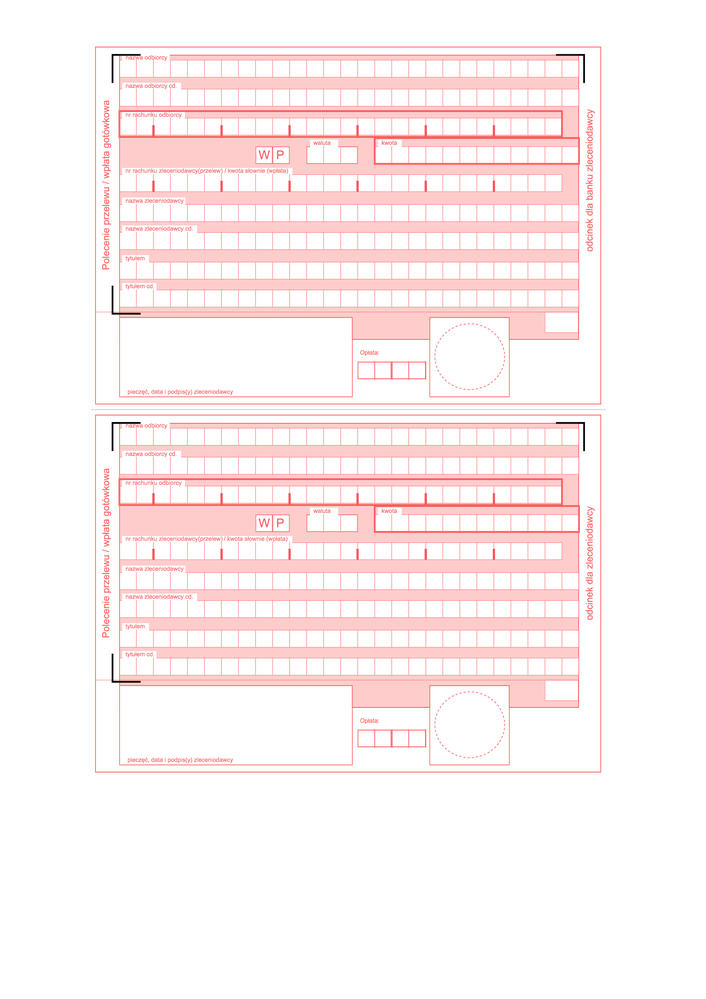
#> input picture assets/images/blankiet.png, 706 x 999 px, shrunk from 2480 x 3508 before the run, found by its file name
$ python map_cells.py
#> lines starting #> are read from the running program, lines starting #| are printed output that depends on the picture; after the words box and inside, x2 and y2 are one past the last pixel; in counts of white or black regions, pixels touching at a corner belong together
# -*- coding: utf-8 -*-
"""
PRECYZYJNE mapowanie szablonu blankietu - piksel po pikselu.

Wykrywa:
- Ramki poszczegolnych pol (prostokaty otaczajace)
- Kratki wewnatrz pol (male kwadraciki)
- Grubosc linii (ramki vs kratki)
- Pozycje (x, y, w, h) kazdej kratki w mm

Wynik: tools/cells_map.json z pelna mapa
       tools/cells_overlay.png z naniesionymi kratkami
"""
import json
import sys
import codecs
import cv2
import numpy as np
from PIL import Image

sys.stdout = codecs.getwriter('utf-8')(sys.stdout.buffer)

IMG_PATH = r'C:\Users\mzdrowy\Desktop\Projekty Opencode\Aplikacje\XX Polecenie przelewuPDF XX\assets\images\blankiet.png'

img_pil = Image.open(IMG_PATH).convert('RGB')
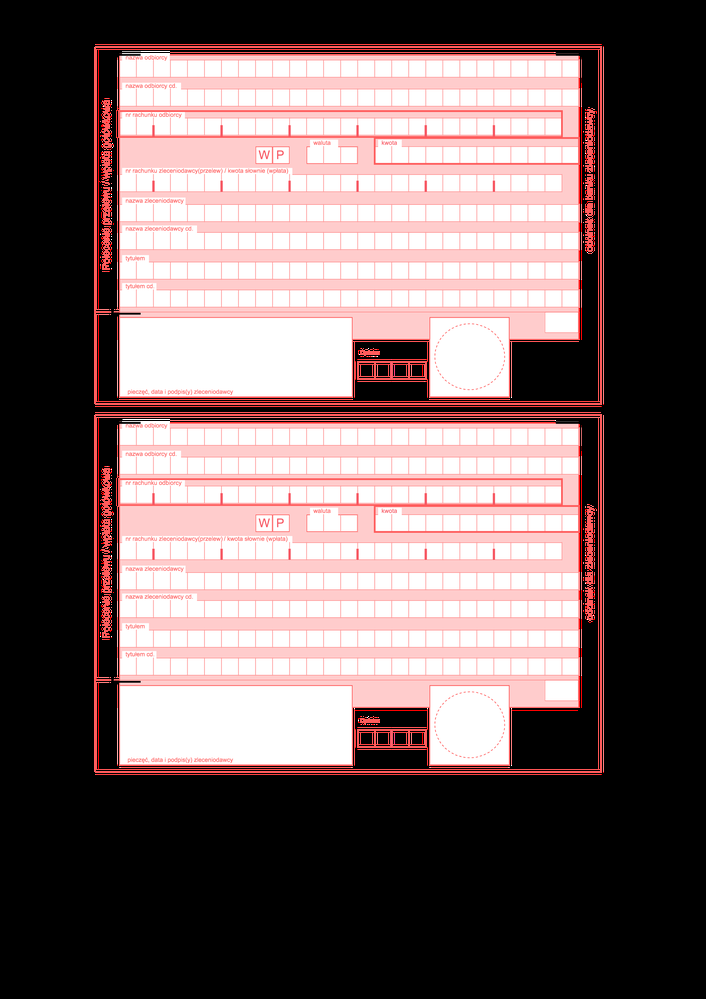
#> img_pil: PIL image 706x999 RGB; mean R, G, B 117, 99.3, 99.3
W, H = img_pil.size
#> W = 706; H = 999
PX_PER_MM = W / 210.0
#> PX_PER_MM = 3.36
print(f'Obraz: {W}x{H} px, {PX_PER_MM:.4f} px/mm, A4 = 210x297 mm')
print(f'1 mm = {PX_PER_MM:.2f} px')
print(f'1 px = {1/PX_PER_MM:.4f} mm')

# Konwersja do numpy (BGR dla OpenCV)
arr_rgb = np.array(img_pil)
arr_bgr = cv2.cvtColor(arr_rgb, cv2.COLOR_RGB2BGR)

# Maska czerwieni - bardziej liberalna
r, g, b = arr_rgb[:,:,0], arr_rgb[:,:,1], arr_rgb[:,:,2]
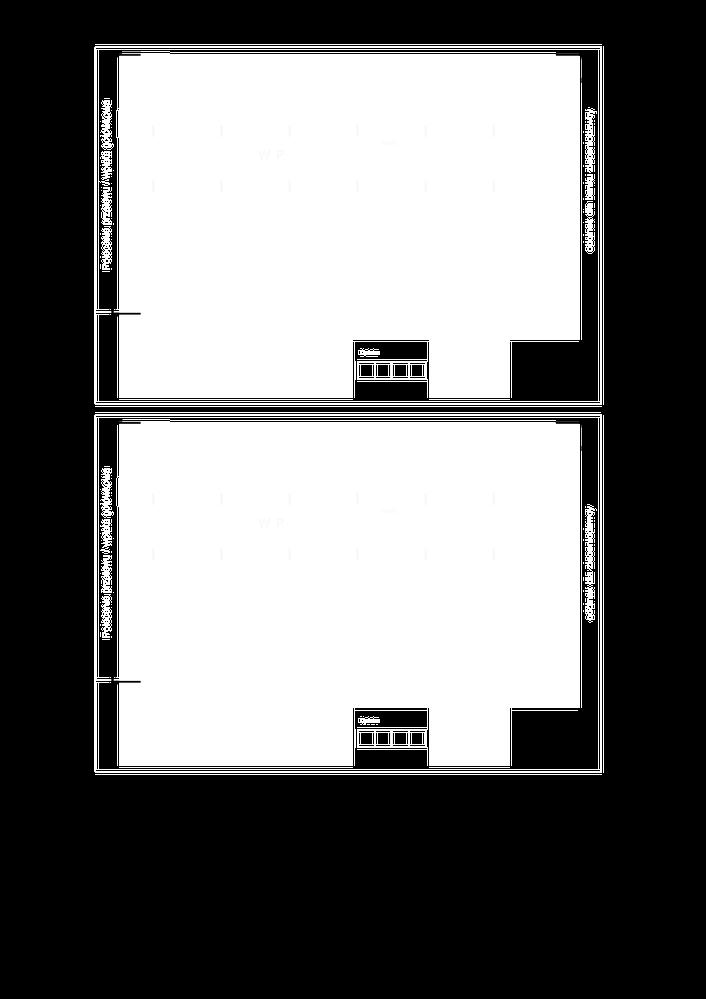
#> r: shape (999, 706); min 0, max 255, mean 117
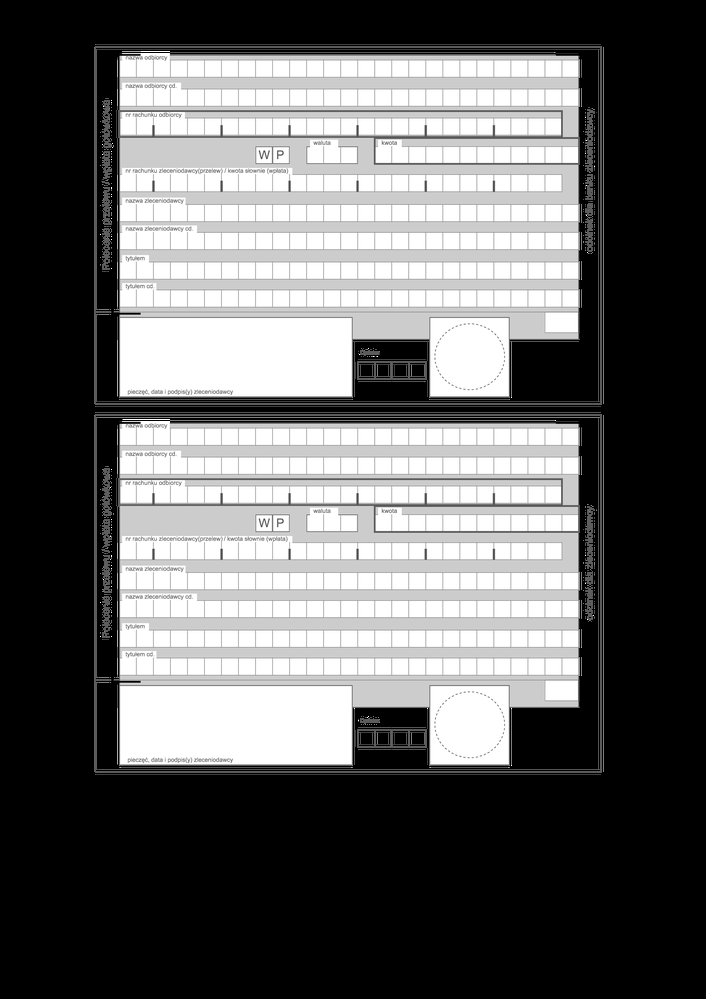
#> g: shape (999, 706); min 0, max 255, mean 99.3
red_mask = ((r > 170) & (g < 150) & (b < 150) & (r.astype(int) - g.astype(int) > 25)).astype(np.uint8) * 255
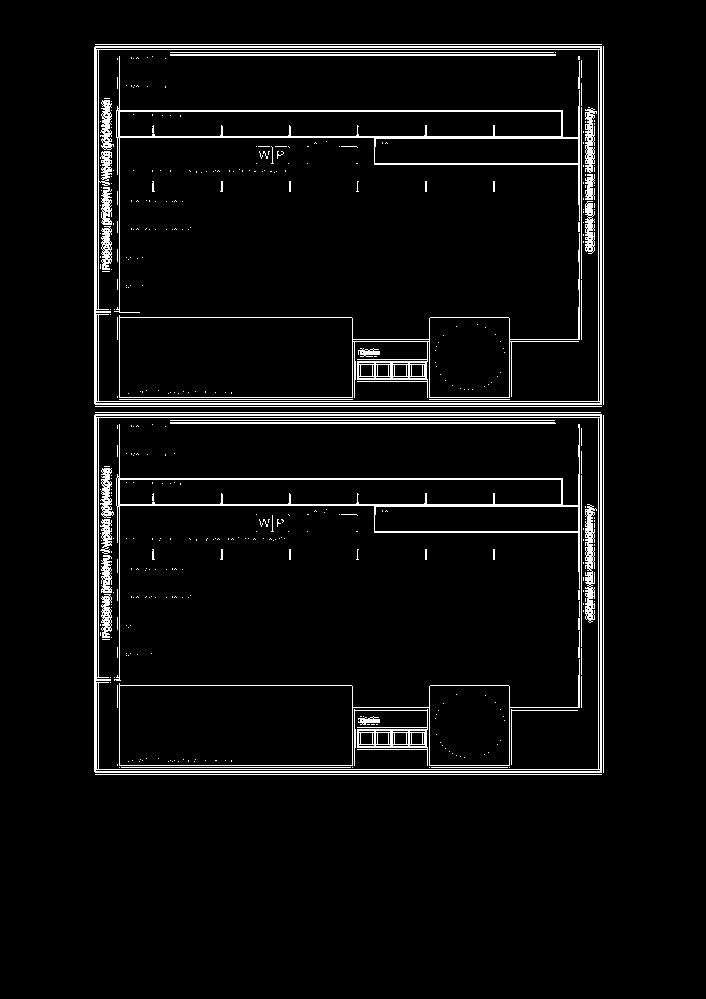
#> red_mask: shape (999, 706); 4.9% white in thin lines or dots, all inside (x1, y1, x2, y2) = (94, 44, 604, 775)

# Maska rozowego (kratki w polach) - mniej nasycone
pink_mask = ((r > 240) & (g < 240) & (b < 240) & (r.astype(int) - b.astype(int) > 10) & (r > 200)).astype(np.uint8) * 255
#> pink_mask: shape (999, 706); 22.7% white; 244 white regions (193 under 20 px), largest, box (x1, y1, x2, y2) and area: (114, 54, 580, 398) 69429, (114, 422, 580, 766) 67105, (94, 46, 602, 405) 5805

# Polaczona maska wszystkich linii
lines_mask = cv2.bitwise_or(red_mask, pink_mask)
#> lines_mask: shape (999, 706); 22.7% white; 244 white regions (193 under 20 px), largest, box (x1, y1, x2, y2) and area: (114, 54, 580, 398) 69452, (114, 422, 580, 766) 67112, (94, 46, 602, 405) 5809

print(f'Czerwone piksele: {(red_mask > 0).sum()}')
print(f'Rozowe piksele: {(pink_mask > 0).sum()}')
print(f'Lacznie linie: {(lines_mask > 0).sum()}')

# Zapisz maske do wizualizacji
cv2.imwrite(r'C:\Users\mzdrowy\Desktop\Projekty Opencode\Aplikacje\XX Polecenie przelewuPDF XX\tools\mask_lines.png', lines_mask)
print('Zapisano: tools/mask_lines.png')

# Wykryj linie poziome i pionowe za pomoca Hough transform
# HoughLinesP wymaga obrazu binarnego z liniami
edges = lines_mask

# Wykryj linie poziome - dlugie
# W tym celu zrob morphological z elementem poziomym
horizontal_kernel = cv2.getStructuringElement(cv2.MORPH_RECT, (40, 1))
horizontal_lines = cv2.morphologyEx(edges, cv2.MORPH_OPEN, horizontal_kernel)
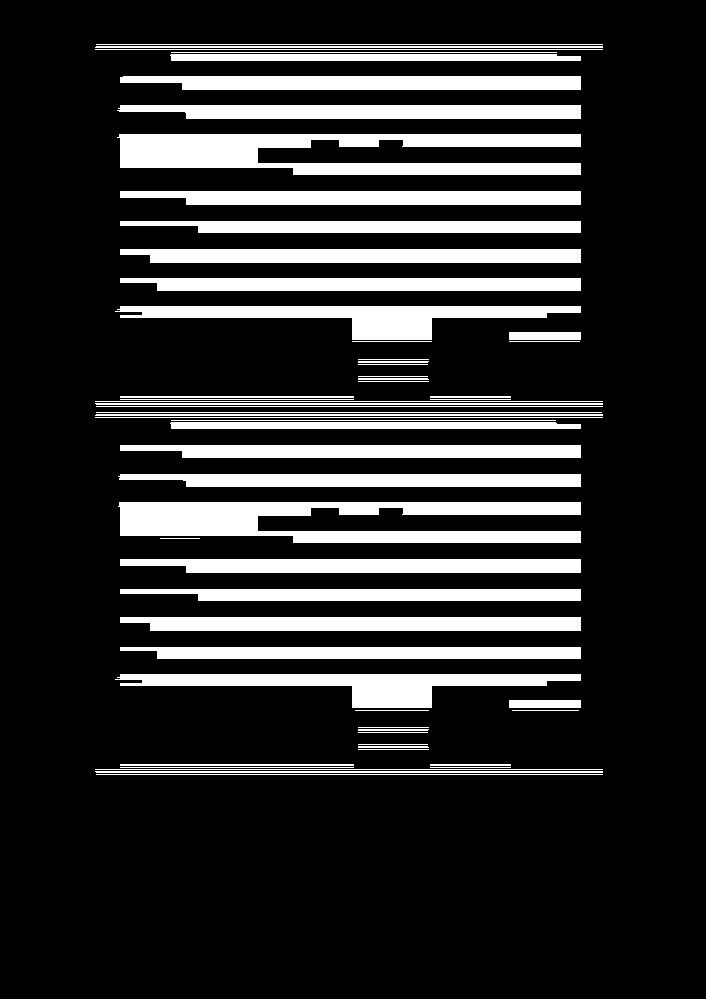
#> horizontal_lines: shape (999, 706); 17.9% white; 59 white regions
# Znajdz kontury linii poziomych
contours_h, _ = cv2.findContours(horizontal_lines, cv2.RETR_EXTERNAL, cv2.CHAIN_APPROX_SIMPLE)
#> contours_h = 59 contours, 27 with area under 20; largest, box (x1, y1, x2, y2) and area: (118, 502, 581, 543) 11382, (117, 134, 581, 175) 11381, (115, 674, 581, 708) 6544, (115, 306, 581, 340) 6544, (120, 617, 581, 631) 5740
print(f'Linie poziome: {len(contours_h)}')

horizontal_segments = []
for cnt in contours_h:
    x, y, w, h = cv2.boundingRect(cnt)
    if w > 30:  # Ignoruj krotkie linie
        horizontal_segments.append({
            'x_px': int(x), 'y_px': int(y),
            'x_mm': round(x / PX_PER_MM, 3),
            'y_mm': round(y / PX_PER_MM, 3),
            'w_px': int(w), 'w_mm': round(w / PX_PER_MM, 3)
        })
#> this loop made 59 passes
#> (cnt, x, y, w, h) on passes 1 to 10: ([[96, 774], [602, 774]], 96, 774, 507, 1), ([[95, 771], [96, 772], [602, 772], [602, 771]], 95, 771, 508, 2), ([[95, 769], [602, 769]], 95, 769, 508, 1), ([[430, 767], [510, 767]], 430, 767, 81, 1), ([[120, 767], [353, 767]], 120, 767, 234, 1), ([[430, 764], [430, 765], [510, 765], [510, 764]], 430, 764, 81, 2), ([[120, 764], [120, 765], [353, 765], [353, 764]], 120, 764, 234, 2), ([[358, 749], [428, 749]], 358, 749, 71, 1), ([[358, 746], [358, 747], [428, 747], [427, 746]], 358, 746, 71, 2), ([[358, 744], [427, 744]], 358, 744, 70, 1)
#> (x, y, w, h) on passes 17, 18, 19, 20, 21, 23: (115, 674, 466, 34), (120, 647, 461, 12), (120, 617, 461, 14), (120, 589, 461, 12), (120, 559, 461, 14), (118, 502, 463, 41)
#> after the loop, horizontal_segments = 59 items

horizontal_segments.sort(key=lambda s: s['y_px'])
print(f'Znalezione {len(horizontal_segments)} linii poziomych (>30px):')
for seg in horizontal_segments[:30]:
    print(f"  y_px={seg['y_px']}, y_mm={seg['y_mm']}, x={seg['x_px']}-{seg['x_px']+seg['w_px']}px ({seg['x_mm']}-{seg['x_mm']+seg['w_mm']}mm)")
#> this loop made 30 passes

# Wykryj linie pionowe
vertical_kernel = cv2.getStructuringElement(cv2.MORPH_RECT, (1, 40))
vertical_lines = cv2.morphologyEx(edges, cv2.MORPH_OPEN, vertical_kernel)
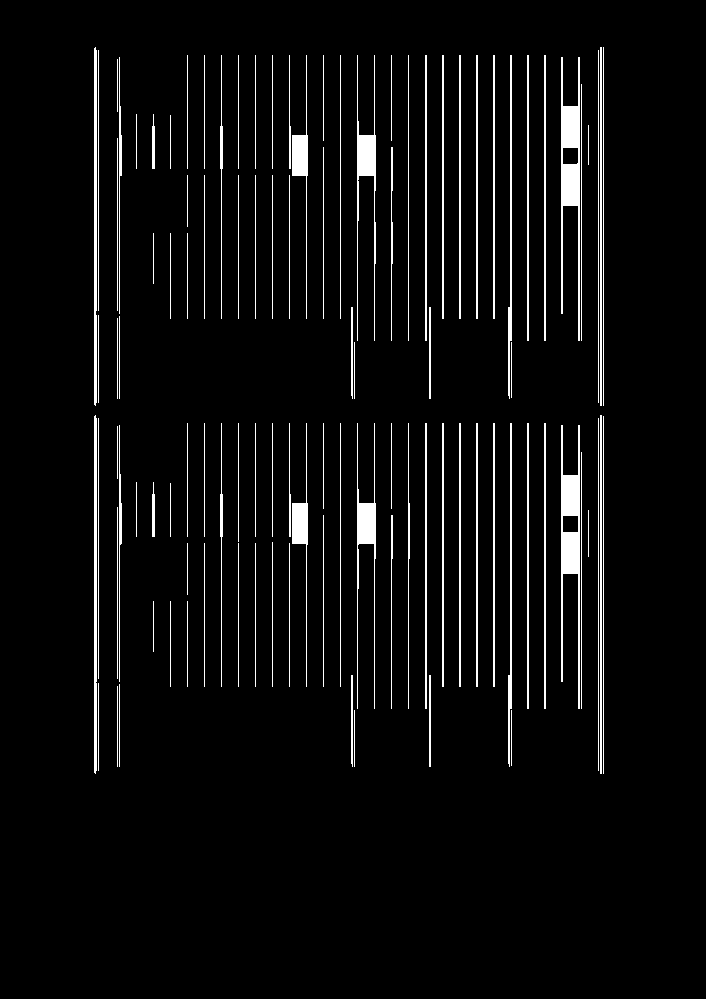
#> vertical_lines: shape (999, 706); 4.8% white; 106 white regions
contours_v, _ = cv2.findContours(vertical_lines, cv2.RETR_EXTERNAL, cv2.CHAIN_APPROX_SIMPLE)
#> contours_v = 106 contours, 65 with area under 20; largest, box (x1, y1, x2, y2) and area: (561, 57, 580, 341) 2125, (561, 425, 580, 709) 2109, (357, 55, 376, 341) 839, (357, 423, 376, 709) 794, (94, 415, 97, 774) 709
print(f'\nLinie pionowe: {len(contours_v)}')

vertical_segments = []
for cnt in contours_v:
    x, y, w, h = cv2.boundingRect(cnt)
    if h > 20:
        vertical_segments.append({
            'x_px': int(x), 'y_px': int(y),
            'x_mm': round(x / PX_PER_MM, 3),
            'y_mm': round(y / PX_PER_MM, 3),
            'h_px': int(h), 'h_mm': round(h / PX_PER_MM, 3)
        })
#> this loop made 106 passes
#> (x, y, w, h) on passes 7, 17, 22, 26, 27, 30, 36, 38, 41, 42, 46, 53: (351, 675, 2, 92), (391, 515, 2, 194), (152, 482, 3, 55), (561, 425, 19, 284), (119, 425, 3, 257), (508, 423, 4, 344), (408, 423, 2, 286), (357, 423, 19, 286), (292, 423, 16, 264), (289, 423, 2, 114), (220, 423, 3, 264), (94, 415, 3, 359)
#> (cnt, x, y, w, h) on passes 1 to 6: ([[511, 710], [511, 765]], 511, 710, 1, 56), ([[354, 710], [354, 766]], 354, 710, 1, 57), ([[117, 686], [117, 766]], 117, 686, 1, 81), ([[119, 684], [119, 766]], 119, 684, 1, 83), ([[98, 683], [98, 770]], 98, 683, 1, 88), ([[429, 675], [429, 766], [430, 766], [430, 675]], 429, 675, 2, 92)
#> after the loop, vertical_segments = 106 items

vertical_segments.sort(key=lambda s: s['x_px'])
print(f'Znalezione {len(vertical_segments)} linii pionowych (>20px):')
for seg in vertical_segments[:50]:
    print(f"  x_px={seg['x_px']}, x_mm={seg['x_mm']}, y={seg['y_px']}-{seg['y_px']+seg['h_px']}px ({seg['y_mm']}-{seg['y_mm']+seg['h_mm']}mm)")
#> this loop made 50 passes

# Zapisz mape do JSON
result = {
    'image_size': [W, H],
    'px_per_mm': PX_PER_MM,
    'horizontal_lines': horizontal_segments,
    'vertical_lines': vertical_segments,
}
with open(r'C:\Users\mzdrowy\Desktop\Projekty Opencode\Aplikacje\XX Polecenie przelewuPDF XX\tools\cells_map.json', 'w', encoding='utf-8') as f:
    json.dump(result, f, indent=2, ensure_ascii=False)
print('\nZapisano: tools/cells_map.json')
